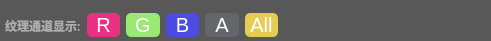
          <widget class="QFrame" name="frame_8">
           <property name="geometry">
            <rect>
             <x>10</x>
             <y>350</y>
             <width>491</width>
             <height>41</height>
            </rect>
           </property>
           <property name="styleSheet">
            <string notr="true">color: rgb(174, 174, 174);
background-color: rgb(88, 88, 88);
border-radius:5px;
</string>
           </property>
           <property name="frameShape">
            <enum>QFrame::StyledPanel</enum>
           </property>
           <property name="frameShadow">
            <enum>QFrame::Raised</enum>
           </property>
           <widget class="QFrame" name="frame_10">
            <property name="geometry">
             <rect>
              <x>-4</x>
              <y>0</y>
              <width>291</width>
              <height>51</height>
             </rect>
            </property>
            <property name="font">
             <font>
              <pointsize>8</pointsize>
             </font>
            </property>
            <property name="styleSheet">
             <string notr="true">QPushButton{
	color: rgb(255, 255, 255);
}

QPushButton:hover{
padding-bottom:5px;
}

QPushButton:pressed{
padding-left:5px;
padding-top:5px;
}
#frame_8{
	background-color: rgb(45, 45, 48);
	border-radius：5px;
}
#Frame_10
{
	background-color: rgb(84, 84, 84);
}

</string>
            </property>
            <property name="frameShape">
             <enum>QFrame::StyledPanel</enum>
            </property>
            <property name="frameShadow">
             <enum>QFrame::Raised</enum>
            </property>
            <layout class="QHBoxLayout" name="horizontalLayout_3">
             <property name="topMargin">
              <number>9</number>
             </property>
             <item>
              <widget class="QLabel" name="label_7">
               <property name="font">
                <font>
                 <family>微软雅黑</family>
                 <weight>75</weight>
                 <bold>true</bold>
                </font>
               </property>
               <property name="text">
                <string>纹理通道显示:</string>
               </property>
              </widget>
             </item>
             <item>
              <widget class="QPushButton" name="Export_Button_CR">
               <property name="font">
                <font>
                 <family>Tahoma</family>
                 <pointsize>15</pointsize>
                 <weight>50</weight>
                 <bold>false</bold>
                </font>
               </property>
               <property name="styleSheet">
                <string notr="true">background-color: rgb(232, 50, 129);
border-radius:5px;
color: rgb(255, 255, 255);
bordert-radius: 5px;</string>
               </property>
               <property name="text">
                <string>R</string>
               </property>
              </widget>
             </item>
             <item>
              <widget class="QPushButton" name="Export_Button_CG">
               <property name="font">
                <font>
                 <family>Tahoma</family>
                 <pointsize>15</pointsize>
                 <weight>50</weight>
                 <bold>false</bold>
                </font>
               </property>
               <property name="styleSheet">
                <string notr="true">background-color: rgb(156, 232, 116);
border-radius:5px;
color: rgb(255, 255, 255);
bordert-radius: 5px;
</string>
               </property>
               <property name="text">
                <string>G</string>
               </property>
              </widget>
             </item>
             <item>
              <widget class="QPushButton" name="Export_Button_CB">
               <property name="font">
                <font>
                 <family>Tahoma</family>
                 <pointsize>15</pointsize>
                 <weight>50</weight>
                 <bold>false</bold>
                </font>
               </property>
               <property name="styleSheet">
                <string notr="true">background-color: rgb(76, 76, 227);
border-radius:5px;
color: rgb(255, 255, 255);
bordert-radius: 5px;
</string>
               </property>
               <property name="text">
                <string>B</string>
               </property>
              </widget>
             </item>
             <item>
              <widget class="QPushButton" name="Export_Button_CA">
               <property name="font">
                <font>
                 <family>Tahoma</family>
                 <pointsize>15</pointsize>
                 <weight>50</weight>
                 <bold>false</bold>
                </font>
               </property>
               <property name="styleSheet">
                <string notr="true">background-color: rgb(100, 102, 108);
border-radius:5px;
color: rgb(255, 255, 255);
bordert-radius: 5px;
border-image: url(:/Image/Icon/bg_01px.png);</string>
               </property>
               <property name="text">
                <string>A</string>
               </property>
              </widget>
             </item>
             <item>
              <widget class="QPushButton" name="Export_Button_CAll">
               <property name="font">
                <font>
                 <family>Tahoma</family>
                 <pointsize>15</pointsize>
                 <weight>50</weight>
                 <bold>false</bold>
                </font>
               </property>
               <property name="styleSheet">
                <string notr="true">background-color: rgb(227, 205, 82);
border-radius:5px;
color: rgb(255, 255, 255);
bordert-radius: 5px;
</string>
               </property>
               <property name="text">
                <string>All</string>
               </property>
              </widget>
             </item>
            </layout>
           </widget>
          </widget>
